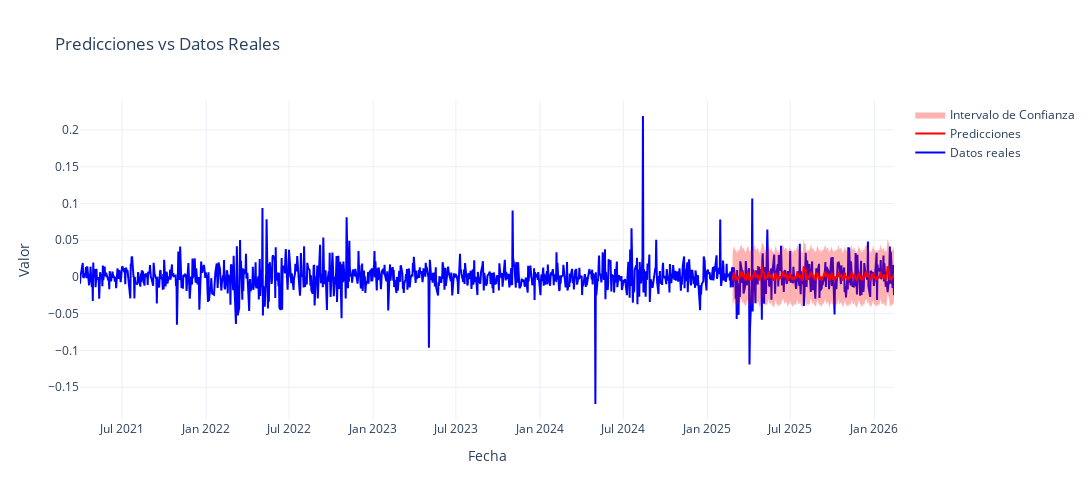

The notebook cell this image was saved under:
### Code cell
# Crear figura interactiva
fig = go.Figure()

# Datos reales
fig.add_trace(go.Scatter(
    x=y.index,
    y=y,
    mode='lines',
    name='Datos reales',
    line=dict(color='blue')
))

# Predicciones
fig.add_trace(go.Scatter(
    x=forecast_index,
    y=forecast_values,
    mode='lines',
    name='Predicciones',
    line=dict(color='red')
))

# Intervalo de confianza (banda superior)
fig.add_trace(go.Scatter(
    x=forecast_index,
    y=conf_int.iloc[:, 1],
    mode='lines',
    line=dict(width=0),
    showlegend=False
))

# Intervalo de confianza (banda inferior con relleno)
fig.add_trace(go.Scatter(
    x=forecast_index,
    y=conf_int.iloc[:, 0],
    mode='lines',
    fill='tonexty',
    fillcolor='rgba(255, 0, 0, 0.3)',
    line=dict(width=0),
    name='Intervalo de Confianza'
))

# Personalización del diseño
fig.update_layout(
    title='Predicciones vs Datos Reales',
    xaxis_title='Fecha',
    yaxis_title='Valor',
    hovermode='x unified',
    template='plotly_white',
    width=1200,
    height=500
)

fig.show()

### Figure 1 — Plotly figure (JSON) as saved in the notebook; plotly's stock layout.template omitted (floating-point values rounded to 4 significant figures; data arrays with more than 128 entries replaced by an {"elided": "..."} marker saying what was removed)
{"data": [{"line": {"color": "blue"}, "mode": "lines", "name": "Datos reales", "type": "scatter", "x": {"elided": "1225 str values"}, "y": {"elided": "1225 float values"}}, {"line": {"color": "red"}, "mode": "lines", "name": "Predicciones", "type": "scatter", "x": {"elided": "245 str values"}, "y": {"elided": "245 float values"}}, {"line": {"width": 0}, "mode": "lines", "showlegend": false, "type": "scatter", "x": {"elided": "245 str values"}, "y": {"elided": "245 float values"}}, {"fill": "tonexty", "fillcolor": "rgba(255, 0, 0, 0.3)", "line": {"width": 0}, "mode": "lines", "name": "Intervalo de Confianza", "type": "scatter", "x": {"elided": "245 str values"}, "y": {"elided": "245 float values"}}], "layout": {"height": 500, "hovermode": "x unified", "title": {"text": "Predicciones vs Datos Reales"}, "width": 1200, "xaxis": {"title": {"text": "Fecha"}}, "yaxis": {"title": {"text": "Valor"}}}}
